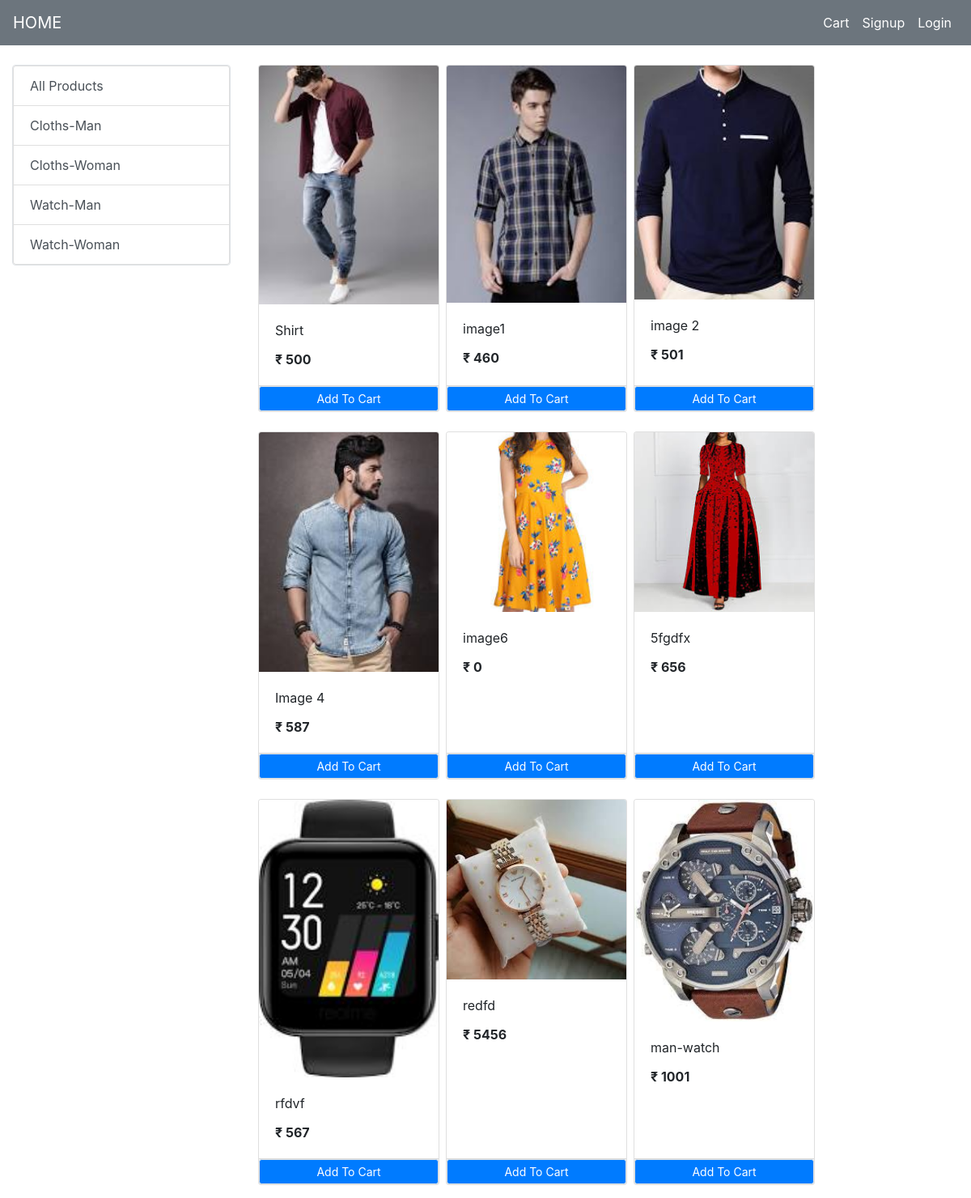
The page / on the database its author committed.
### store/models/category.py (models this page shows, shortened)
class Category(models.Model):
    name = models.CharField(max_length=20)
    @staticmethod
    def get_all_categories():
        return Category.objects.all()

### store/models/product.py (models this page shows, shortened)
class Product(models.Model):
    name = models.CharField(max_length=50)
    price = models.IntegerField(default=0)
    category = models.ForeignKey(Category, on_delete=models.CASCADE, default= 1)
    description = models.CharField(max_length=200, default='', null= True, blank=True)
    image = models.ImageField(upload_to='uploads/products/')
    @staticmethod
    def get_all_products():
        return Product.objects.all()

### store/views/home.py (the view, shortened to what this page needs)
# urls.py: path('', Index.as_view(), name = 'homepage'),
class Index(View):
    def get(self,request):
        cart = request.session.get('cart')
        if not cart:
            request.session['cart'] = {}
        products = None
        categories = Category.get_all_categories()
        categoryID = request.GET.get('category')
        if categoryID:
            products = Product.get_all_product_by_categoryid(categoryID)
        else:
            products = Product.get_all_products()
        data = {}
        data['products'] = products
        data['category'] = categories
        return render(request, 'index.html', {'products': data})

### store/templatetags/cart_filter.py (called while the page is built)
@register.filter(name='is_in_cart')
def is_in_cart(product, cart):
    keys = cart.keys()
    for id in keys:
        if int(id) == product.id:
            return True
    return False

### store/templatetags/custom_filter.py (called while the page is built)
@register.filter(name='currency')
def currency(number):
    return "₹ "+str(number)

### store/templates/index.html (shortened to what this page needs)
{% extends 'base.html' %}
{% block content %}
{% load cart_filter %}
{% load custom_filter %}
<div class="container-fluid mt-3">
  <div class="row">
  <link rel="stylesheet" href="../static/styles/cart_style.css">
    <div class="col-lg-3 mt-2">
      <div class="list-group border">
        <a href="/" class="list-group-item list-group-item-action">All Products</a>
        {% for category in products.category %}
        <a href="/?category={{category.id}}" class="list-group-item list-group-item-action">{{category.name}}</a>
        {% endfor %}
      </div>
    </div>
    <div id='products' class="col-lg-9 mx-auto">
      <div class="row mx-auto">
        {% for product in products.products %}
        <div class="card card-block mt-2 mb-3 mx-1" id={{product.id}} style="width: 14rem;">
          <img src="{{product.image.url}}" class="card-img-top" alt="...">
          <div class="card-body">
            <p class="card-title">{{product.name}}</p>
            <p class="card-text"><b>{{product.price|currency}}</b></p>
          </div>
          <div class="card-footer p-0">
            {% if product|is_in_cart:request.session.cart %}
            <div class="row  no-gutters">
              <form action="/#{{product.id}}" method="POST" class="col-2">
                {% csrf_token %}
                <input type="text" value="{{product.id}}" hidden name="product">
                <input type="text" value="True" hidden name="remove">
                <input type="submit" value=" - " class="btn btn-block btn-secondary">
              </form>
              <div class="text-center col">{{product|cart_quantity:request.session.cart}} in Cart</div>
              <form action="/#{{product.id}}" method="POST" class="col-2">
                {% csrf_token %}
                <input type="text" value="{{product.id}}" hidden name="product">
                <input type="submit" value=" + " class="btn btn-block btn-secondary">
              </form>
            </div>
            {% else %}
            <form action="/#{{product.id}}" method="POST" class="btn-block">
              <input href="#" type='submit' class="float-right btn btn-block btn-primary btn-sm border"
                value="Add To Cart">
            </form>
            {% endif %}
          </div>
        </div>
        {% endfor %}
      </div>
    </div>
  </div>
</div>
{% endblock %}

### rows shown on the page
Category: name "Cloths-Man"
Category: name "Cloths-Woman"
Category: name "Watch-Man"
Category: name "Watch-Woman"
Product: image (picture), name "Shirt", price "₹ 500"
Product: image (picture), name "image1", price "₹ 460"
Product: image (picture), name "image 2", price "₹ 501"
Product: image (picture), name "Image 4", price "₹ 587"
Product: image (picture), name "image6", price "₹ 0"
Product: image (picture), name "5fgdfx", price "₹ 656"
Product: image (picture), name "rfdvf", price "₹ 567"
Product: image (picture), name "redfd", price "₹ 5456"
Product: image (picture), name "man-watch", price "₹ 1001"
